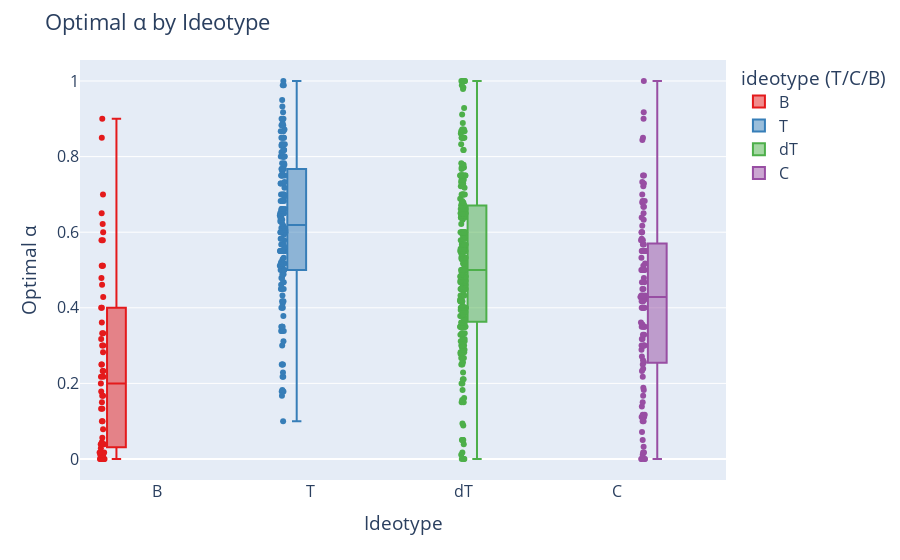

Here is the notebook cell this chart was saved with:
### Code cell
# Base boxplot (like boxen, shows distribution)
fig = px.box(
    ideotypes_df,
    x="ideotype (T/C/B)",
    y="optimal alpha",
    color="ideotype (T/C/B)",                # hue
    points="all",                            # show all points like boxen
    color_discrete_sequence=px.colors.qualitative.Set1
)

# Layout tweaks
fig.update_layout(
    title="Optimal α by Ideotype",
    xaxis_title="Ideotype",
    yaxis_title="Optimal α",
    font=dict(size=16),
    boxmode="group"
)

fig.show()
fig.write_image("paper-figs/Ideotypes-Analysis/Optimal-alpha-by-Ideotype.pdf")

### Figure 1 — Plotly figure (JSON) as saved in the notebook; plotly's stock layout.template omitted (floating-point values rounded to 4 significant figures; data arrays with more than 128 entries replaced by an {"elided": "..."} marker saying what was removed)
{"data": [{"alignmentgroup": "True", "boxpoints": "all", "hovertemplate": "ideotype (T/C/B)=%{x}<br>optimal alpha=%{y}<extra></extra>", "legendgroup": "B", "marker": {"color": "rgb(228,26,28)"}, "name": "B", "notched": false, "offsetgroup": "B", "orientation": "v", "showlegend": true, "type": "box", "x": ["B", "B", "B", "B", "B", "B", "B", "B", "B", "B", "B", "B", "B", "B", "B", "B", "B", "B", "B", "B", "B", "B", "B", "B", "B", "B", "B", "B", "B", "B", "B", "B", "B", "B", "B", "B", "B", "B", "B", "B", "B", "B", "B", "B", "B", "B", "B", "B", "B", "B", "B", "B", "B", "B", "B", "B", "B", "B", "B"], "x0": " ", "xaxis": "x", "y": [0.15, 0.0, 0.1327, 0.25, 0.0387, 0.0, 0.4, 0.3173, 0.6214, 0.2327, 0.0173, 0.4786, 0.056, 0.2, 0.0, 0.1, 0.3327, 0.0786, 0.0173, 0.85, 0.5113, 0.3613, 0.0, 0.0286, 0.3, 0.0113, 0.0, 0.0, 0.3, 0.0113, 0.0113, 0.65, 0.5113, 0.3327, 0.5113, 0.0113, 0.0387, 0.5786, 0.1327, 0.4286, 0.2327, 0.2173, 0.2173, 0.9, 0.1786, 0.6, 0.4613, 0.25, 0.1673, 0.044, 0.5786, 0.1, 0.0173, 0.2827, 0.0387, 0.0113, 0.7, 0.4, 0.1673], "y0": " ", "yaxis": "y"}, {"alignmentgroup": "True", "boxpoints": "all", "hovertemplate": "ideotype (T/C/B)=%{x}<br>optimal alpha=%{y}<extra></extra>", "legendgroup": "T", "marker": {"color": "rgb(55,126,184)"}, "name": "T", "notched": false, "offsetgroup": "T", "orientation": "v", "showlegend": true, "type": "box", "x": {"elided": "156 str values"}, "x0": " ", "xaxis": "x", "y": {"elided": "156 float values"}, "y0": " ", "yaxis": "y"}, {"alignmentgroup": "True", "boxpoints": "all", "hovertemplate": "ideotype (T/C/B)=%{x}<br>optimal alpha=%{y}<extra></extra>", "legendgroup": "dT", "marker": {"color": "rgb(77,175,74)"}, "name": "dT", "notched": false, "offsetgroup": "dT", "orientation": "v", "showlegend": true, "type": "box", "x": {"elided": "251 str values"}, "x0": " ", "xaxis": "x", "y": {"elided": "251 float values"}, "y0": " ", "yaxis": "y"}, {"alignmentgroup": "True", "boxpoints": "all", "hovertemplate": "ideotype (T/C/B)=%{x}<br>optimal alpha=%{y}<extra></extra>", "legendgroup": "C", "marker": {"color": "rgb(152,78,163)"}, "name": "C", "notched": false, "offsetgroup": "C", "orientation": "v", "showlegend": true, "type": "box", "x": ["C", "C", "C", "C", "C", "C", "C", "C", "C", "C", "C", "C", "C", "C", "C", "C", "C", "C", "C", "C", "C", "C", "C", "C", "C", "C", "C", "C", "C", "C", "C", "C", "C", "C", "C", "C", "C", "C", "C", "C", "C", "C", "C", "C", "C", "C", "C", "C", "C", "C", "C", "C", "C", "C", "C", "C", "C", "C", "C", "C", "C", "C", "C", "C", "C", "C", "C", "C", "C", "C", "C", "C", "C", "C", "C", "C", "C", "C", "C", "C", "C", "C", "C", "C", "C", "C", "C", "C", "C", "C", "C", "C", "C", "C", "C", "C", "C", "C", "C", "C", "C", "C", "C", "C", "C"], "x0": " ", "xaxis": "x", "y": [0.2173, 0.4173, 0.4286, 0.1, 0.0714, 0.6387, 0.4286, 0.7327, 0.45, 0.3, 0.3, 0.5, 0.55, 0.35, 0.5, 0.0, 0.35, 0.0327, 0.4, 0.6, 0.3, 0.5786, 0.2327, 0.4327, 0.3173, 0.4214, 0.2613, 0.35, 0.256, 0.7, 0.1887, 0.1, 0.35, 0.85, 0.2887, 0.5673, 0.0, 0.1173, 0.4673, 0.0173, 0.4, 0.55, 0.9, 0.5327, 0.3613, 0.5173, 0.9173, 0.2714, 0.4, 0.5, 0.55, 0.0173, 0.844, 0.3, 0.0113, 0.1173, 0.5, 0.5827, 0.4286, 0.05, 0.4327, 0.3286, 0.4673, 0.1113, 0.1113, 0.5673, 0.6, 0.4286, 0.55, 0.3173, 0.75, 0.6827, 0.6327, 0.75, 0.4786, 0.4327, 0.6673, 0.15, 0.55, 0.6173, 0.1113, 0.5113, 0.6827, 0.7286, 0.1387, 0.5786, 0.4173, 0.2387, 0.4, 0.45, 0.1673, 0.6673, 0.25, 0.0, 0.4, 0.356, 0.1827, 0.6, 0.5, 0.65, 0.3286, 0.7214, 1.0, 0.6786, 0.0], "y0": " ", "yaxis": "y"}], "layout": {"autosize": true, "boxmode": "group", "font": {"size": 16}, "legend": {"title": {"text": "ideotype (T/C/B)"}, "tracegroupgap": 0}, "margin": {"t": 60}, "title": {"text": "Optimal α by Ideotype"}, "xaxis": {"anchor": "y", "autorange": true, "categoryarray": ["B", "T", "dT", "C"], "categoryorder": "array", "domain": [0, 1], "range": [-0.5, 3.711], "title": {"text": "Ideotype"}, "type": "category"}, "yaxis": {"anchor": "x", "autorange": true, "domain": [0, 1], "range": [-0.05556, 1.056], "title": {"text": "Optimal α"}, "type": "linear"}}}
